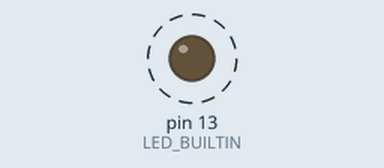
This sketch was run on a simulated Arduino Uno, built with avr-gcc and run on an emulated ATmega328P. On the bench: output pins drawn as LEDs (lit = HIGH). Dashed ring = blinking. What the sketch prints to the serial monitor is not drawn.

Above: at 0.2 s.
Timing chart, 0 to 3.0 s (numbered marks = the images above):
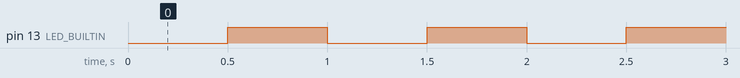

Measured:
- by itself, pin 13 (LED_BUILTIN): alternates HIGH for 0.50 s and LOW for 0.50 s

The sketch:

Wifi_Data_Server.ino
```cpp
void setup() {
  Serial.begin(115200);
  pinMode(LED_BUILTIN, OUTPUT);
  Serial.println("ESP8266 alive");
}

void loop() {
  digitalWrite(LED_BUILTIN, LOW);   // on (active low)
  delay(500);
  digitalWrite(LED_BUILTIN, HIGH);  // off
  delay(500);
  Serial.println("blink");
}
```
